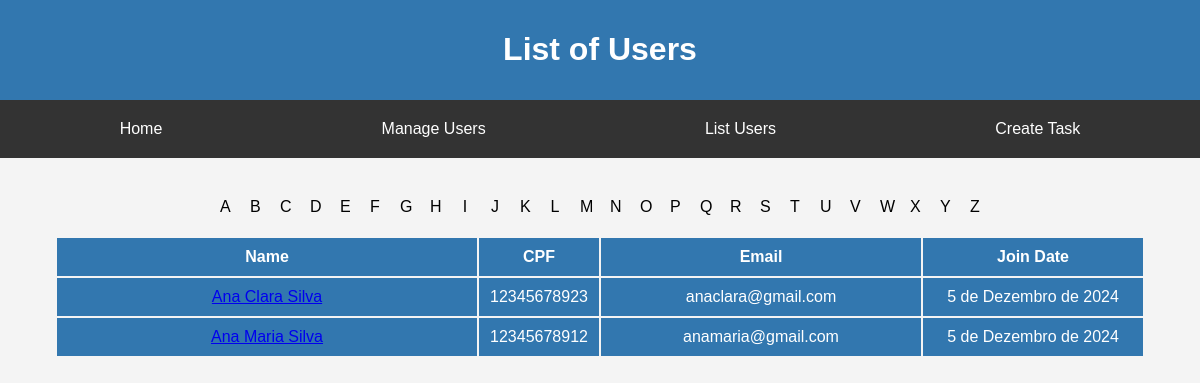
Screenshot of /list_users/ with the database file from the repository.
### app_1/models.py (models this page shows, shortened)
class User(models.Model):
    user_id = models.AutoField(primary_key=True)
    name = models.CharField(max_length=100)
    cpf = models.CharField(max_length=11)
    email = models.EmailField()
    join_date = models.DateField()
    password = models.CharField(max_length=100)

### app_1/views.py (the view)
# urls.py: path('list_users/', views.list_users, name='list_users'),
def list_users(request):
    users = User.objects.all()
    return render(request, 'list_users.html', {'users': users})

### app_1/templates/list_users.html (shortened to what this page needs)
{% extends 'base.html' %}
{% block header %}List of Users{% endblock %}
{% block content %}
<div id="alphabet-menu">
    {% for letter in 'abcdefghijklmnopqrstuvwxyz' %}
    <span class="menu-item" onclick="showUsersByLetter('{{ letter }}')">{{ letter|upper }}</span>
    {% endfor %}
</div>
<table id="user-table">
    <thead>
    <tr>
        <th class="name">Name</th>
        <th class="cpf">CPF</th>
        <th class="email">Email</th>
        <th class="join_date">Join Date</th>
    </tr>
    </thead>
    <tbody>
    {% for user in users|dictsort:"name" %}
    <tr data-letter="{{ user.name|first|lower }}">
        <td><a href="{% url 'list_tasks' user.user_id %}">{{ user.name }}</a></td>
        <td class="cpf">{{ user.cpf }}</td>
        <td>{{ user.email }}</td>
        <td>{{ user.join_date }}</td>
    </tr>
    {% endfor %}
    </tbody>
</table>
{% endblock %}

### static/css/my_style.css (style rules this page uses)
body { font-family: Arial, sans-serif; background-color: #f4f4f4; margin: 0; padding: 0; }
#alphabet-menu { display: flex; flex-direction: row; align-items: center; padding: 10px; }
.menu-item { text-align: center; width: 10px; padding: 10px; }
th { padding: 10px; text-align: center; background-color: #3277af; color: white; }
td { padding: 10px; text-align: center; background-color: #3277af; color: white; }
.name { width: 400px; }
.cpf { width: 100px; }
.email { width: 300px; }
.join_date { width: 200px; }

### rows the page displays
User: name "Ana Clara Silva", cpf "12345678923", email "anaclara@gmail.com", join_date "5 de Dezembro de 2024"
User: name "Ana Maria Silva", cpf "12345678912", email "anamaria@gmail.com", join_date "5 de Dezembro de 2024"

### other values shown
{{ letter|upper }} "A" "B" "C" "D" "E" "F" "G" "H" "I" "J" "K" "L" "M" "N" "O" "P" "Q" "R" "S" "T" "U" "V" "W" "X" "Y" "Z"
